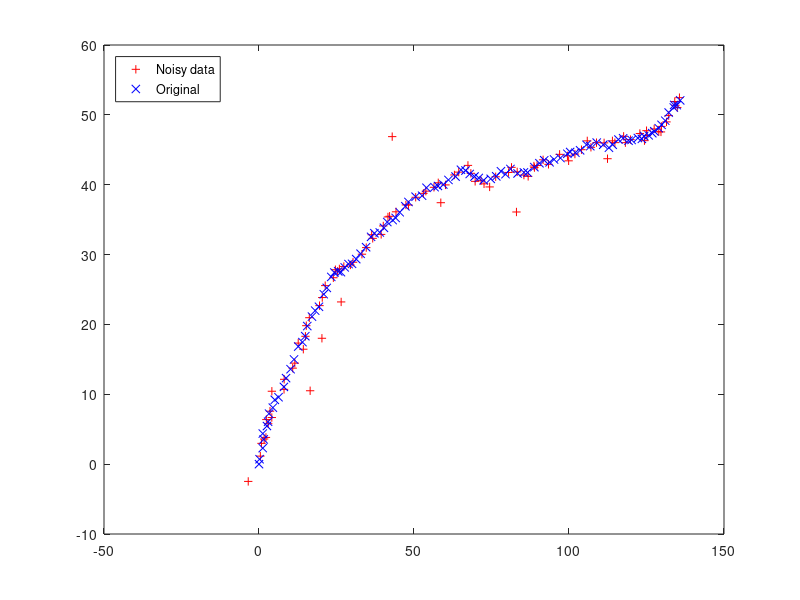

This figure's MATLAB source: (Note: this script raises an error after producing the figure.)
clear;close all; clc;

table_a = csvread('a.csv'); %NOISE COORDS
table_b = csvread('b.csv'); %NOISE COORDS
table_x = csvread('x.csv'); %REAL COORDS
table_y = csvread('y.csv'); %REAL COORDS
%plot noisy data with truth and legend
plot(table_a, table_b, "+r");
hold;
plot(table_x, table_y, "xb");
legend('Noisy data','Original', 'Location','northwest')
%Stack data to be x and y coordinates in one array
noise_data = [table_a; table_b];
%Send to kalman tracking to get x,y coords for kalman
[x_kal, y_kal] = kalmanTracking(noise_data);
%Calculate the error
kal_error = [];
noise_error = [];
%For loop over array to calculate error for noisy data and kalman
for K=1: length(x_kal)
    % error = sqrt( (true_x - predit_x)^2 + (true_y - predict_y)^2
    % append to end of array
    kal_error = [kal_error, sqrt((table_x(K) - x_kal(K))^2 + (sqrt((table_y(K) - y_kal(K))^2)))];
    noise_error = [noise_error, sqrt((table_x(K) - table_a(K))^2 + (sqrt((table_y(K) - table_b(K))^2)))];
end
%Plot noisy data, kalman data, truth with legend
figure;
hold on
plot(table_a, table_b, '+r');
plot(x_kal, y_kal, "+g");
plot(table_x, table_y, "xb");
hold off
legend('Noisy data','Kalman Filter','Original', 'Location','northwest')

%average noise error
mean_noise = mean(noise_error);
%standard deviation noise error
std_noise = std(noise_error);
%RMSE noise
RMSE_noise = sqrt((mean_noise.^2));

%average kalman error
mean_kal = mean(kal_error);
%standard deviation kalman error
std_kal = std(kal_error);
%RMSE noise 
RMSE_kal = sqrt((mean_kal.^2));
%Putting into table
averages = [mean_noise; mean_kal];
stds = [std_noise; std_kal];
RMSE = [RMSE_noise; RMSE_kal];
names = {'Noisy data'; 'Kalman tracking'};
%print table
t = table(names, averages, stds, RMSE);
t

%Functions taken from workshop Visual Tracking 2 
%Found here https://learn-eu-central-1-prod-fleet01-xythos.learn.cloudflare.blackboardcdn.com/5eec76bac93d5/3091070?X-Blackboard-Expiration=1620410400000&X-Blackboard-Signature=5u9uHnXDsWRcKvd%2Bbd8ttsGOVq2A8ahMQvcDQ8rpqEk%3D&X-Blackboard-Client-Id=307403&response-cache-control=private%2C%20max-age%3D21600&response-content-disposition=inline%3B%20filename%2A%3DUTF-8%27%27workshop_tracking_2.pdf&response-content-type=application%2Fpdf&X-Amz-Algorithm=AWS4-HMAC-SHA256&X-Amz-Date=20210507T120000Z&X-Amz-SignedHeaders=host&X-Amz-Expires=21600&X-Amz-Credential=AKIAZH6WM4PL5M5HI5WH%2F20210507%2Feu-central-1%2Fs3%2Faws4_request&X-Amz-Signature=4ce2213f43f31f622ecf88cfbaff5cebb04095e6727a9a904c25ccbd1252a009

function [xp, Pp] = kalmanPredict(x, P, F, Q)
% Prediction step of Kalman filter.
% x: state vector
% P: covariance matrix of x
% F: matrix of motion model
% Q: matrix of motion noise
% Return predicted state vector xp and covariance Pp
xp = F * x; % predict state
Pp = F * P * F' + Q; % predict state covariance
end

function [xe, Pe] = kalmanUpdate(x, P, H, R, z)
% Update step of Kalman filter.
% x: state vector
% P: covariance matrix of x
% H: matrix of observation model
% R: matrix of observation noise
% z: observation vector
% Return estimated state vector xe and covariance Pe
S = H * P * H' + R; % innovation covariance
K = P * H' * inv(S); % Kalman gain
zp = H * x; % predicted observation
%%%%%%%%% UNCOMMENT FOR VALIDATION GATING %%%%%%%%%%
gate = (z - zp)' * inv(S) * (z - zp);
if gate > 18.42 %Unsure why but higher value makes it smoother whilst lower values make the results harsh and stay on the same x coordinate but just increase the y. Doubling the value makes it smoother.
 xe = x;
 Pe = P;
 return
end
%%%%%%%%%%%%%%%%%%%%%%%%%%%%%%%%%%%%%%%%%%%%%%%%%%%%


xe = x + K * (z - zp); % estimated state
Pe = P - K * S * K'; % estimated covariance
end

function [px, py] = kalmanTracking(z)
% Track a target with a Kalman filter
% z: observation vector
% Return the estimated state position coordinates (px,py)
dt = 0.1; % time interval from brief
N = length(z); % number of samples
F = [1 dt 0 0; 0 1 0 0; 0 0 1 dt; 0 0 0 1]; % CV motion model
Q = [0.16 0 0 0; 
    0 0.36 0 0; 
    0 0 0.16 0; 
    0 0 0 0.36]; %Taken from brief
H = [1 0 0 0; 0 0 1 0]; % Cartesian observation model
R = [0.25 0;
    0 0.25]; % observation noise taken from beif
x = [0 0 0 0]'; % initial state
P = Q; % initial state covariance
s = zeros(4,N);
for i = 1 : N
 [xp Pp] = kalmanPredict(x, P, F, Q);
 [x P] = kalmanUpdate(xp, Pp, H, R, z(:,i));
 s(:,i) = x; % save current state
end
px = s(1,:); % NOTE: s(2, :) and s(4, :), not considered here,
py = s(3,:); % contain the velocities on x and y respectively
end